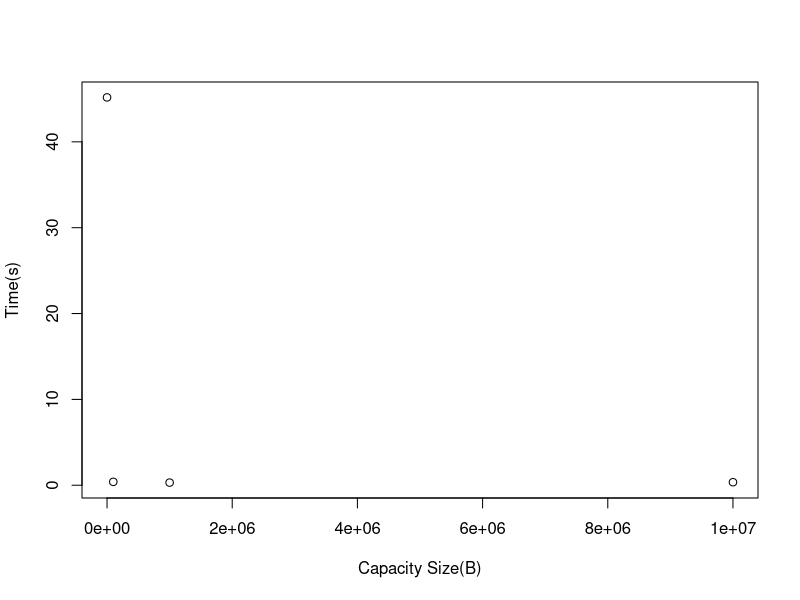
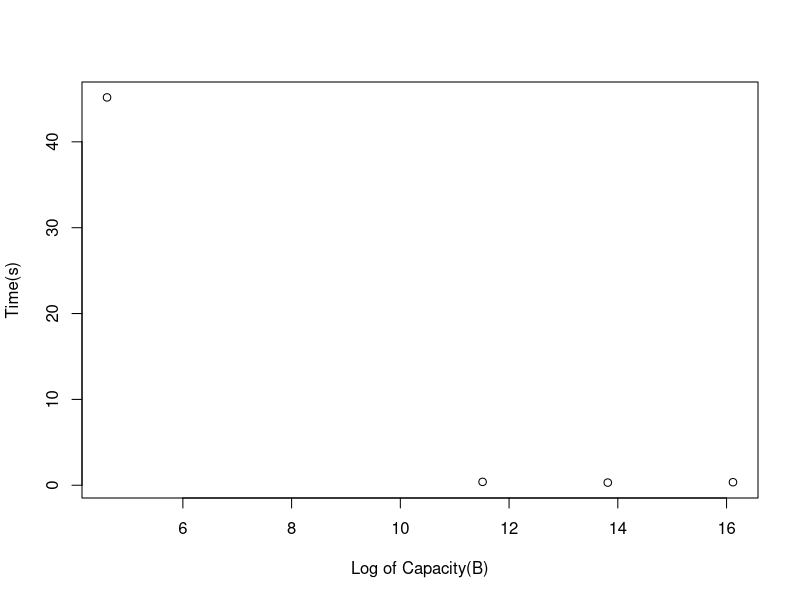
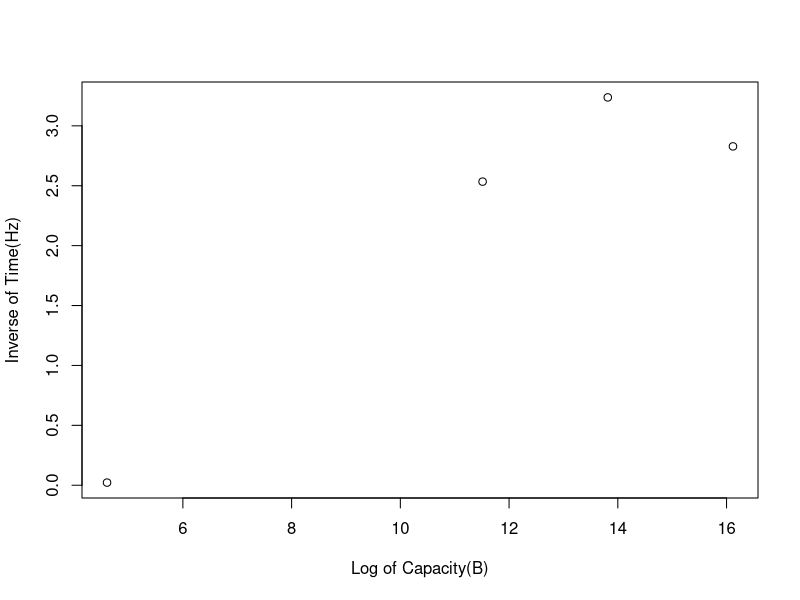

Reproduce these figures in R, in order.
x = c(100, 100000, 1000000, 10000000)
y = c(45.1754, 0.394591, 0.308902, 0.353557)

plot(x, y, xlab="Capacity Size(B)", ylab="Time(s)")
plot(log(x), y, xlab="Log of Capacity(B)", ylab="Time(s)")
plot(log(x), 1/y, xlab="Log of Capacity(B)", ylab="Inverse of Time(Hz)")
